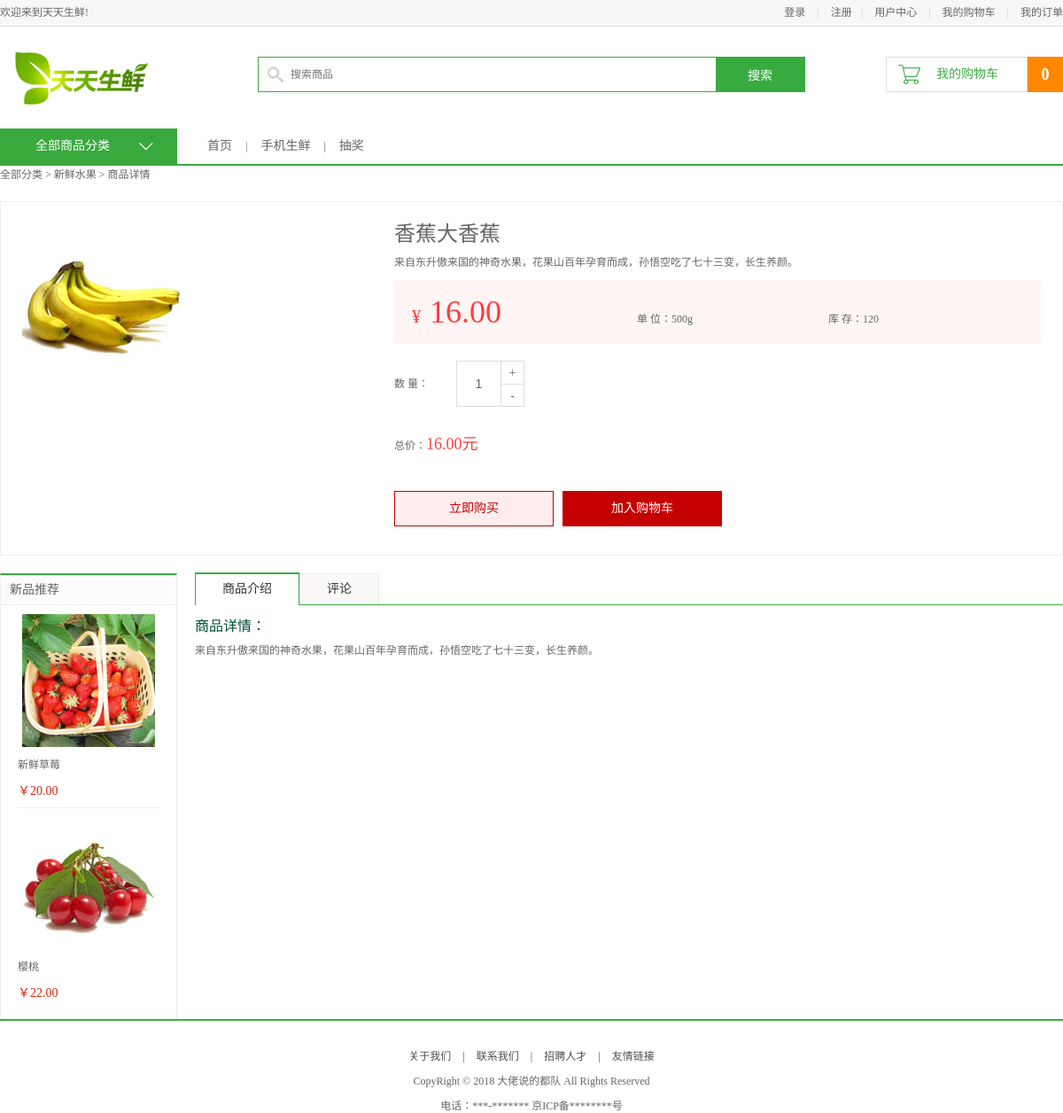
Page /7/ on the committed database.
### apps/df_goods/models.py (models this page shows, shortened)
class TypeInfo(models.Model):
    isDelete = models.BooleanField(default=False)
    ttitle = models.CharField(max_length=20, verbose_name="分类")
    class Meta:
        verbose_name = "商品类型"
        verbose_name_plural = verbose_name

class GoodsInfo(models.Model):
    isDelete = models.BooleanField(default=False)  # 逻辑删除
    gtitle = models.CharField(max_length=20, verbose_name="商品名称", unique=True)
    gpic = models.ImageField(upload_to='df_goods', verbose_name="图片路径")
    gprice = models.DecimalField(max_digits=5, decimal_places=2, verbose_name="商品价格")  # 商品价格小数位为两位，整数位为3位
    gunit = models.CharField(max_length=20, default='500g', verbose_name="单位重量")
    gclick = models.IntegerField(verbose_name="点击量")
    gjianjie = models.CharField(max_length=200, verbose_name="简介")
    gkucun = models.IntegerField(verbose_name="库存")
    gcontent = HTMLField(max_length=200, verbose_name="详情")
    gtype = models.ForeignKey(TypeInfo, on_delete=models.CASCADE, verbose_name="分类")  # 外键关联TypeInfo表
    class Meta:
        verbose_name = "商品"
        verbose_name_plural = verbose_name

### apps/df_goods/views.py (the view, shortened to what this page needs)
# urls.py: url('^(\d+)/$', views.detail, name="detail"),
def detail(request, gid):
    good_id = gid
    goods = GoodsInfo.objects.get(pk=int(good_id))
    goods.gclick = goods.gclick + 1  # 商品点击量
    goods.save()
    news = goods.gtype.goodsinfo_set.order_by('-id')[0:2]
    context = {
        'title': goods.gtype.ttitle,
        'guest_cart': 1,
        'cart_num': cart_count(request),
        'goods': goods,
        'news': news,
        'id': good_id,
    }
    response = render(request, 'df_goods/detail.html', context)
    return response

### apps/df_goods/views.py (called while the page is built)
def cart_count(request):
    if 'user_id' in request.session:
        return CartInfo.objects.filter(user_id=request.session['user_id']).count
    else:
        return 0

### templates/df_goods/detail.html (shortened to what this page needs)
{% extends 'df_goods/base.html' %}
{% block center_content %}
	<div class="goods_detail_con clearfix">
		<div class="goods_detail_pic fl"><img src="/static/{{ goods.gpic }}"></div>
		<div class="goods_detail_list fr">
			<h3>{{ goods.gtitle }}</h3>
			<p>{{ goods.gjianjie }}</p>
			<div class="prize_bar">
				<span class="show_pirze">¥<em id="gprice">{{ goods.gprice }}</em></span>
				<span class="show_unit">单  位：{{ goods.gunit }}</span>
				<span class="show_unit">库  存：<span class="goods_kucun">{{ goods.gkucun }}</span></span>
			</div>
			<div class="goods_num clearfix">
				<div class="num_name fl">数 量：</div>
				<div class="num_add fl">
					<input type="text" class="num_show fl" value="1">
					<a href="javascript:plus();" class="add fr">+</a>
					<a href="javascript:minus();" class="minus fr">-</a>
				</div>
			</div>
			<div class="total">总价：<em id="gtotal">{{ goods.gprice }}元</em></div>
			<div class="operate_btn">
                {% if request.session.user_name|default:'' != '' %}
                    <a href="javascript:;" class="buy_btn" id="buy_now">立即购买</a>
                {% else %}
                    <a href="{% url "df_user:login" %}" class="buy_btn">立即购买</a>
                {% endif %}
                {% if request.session.user_name|default:'' != '' %}
                    <a href="javascript:;" class="add_cart" id="add_cart">加入购物车</a>
                {% else %}
                    <a href="{% url "df_user:login" %}" class="add_cart" id="add_cart">加入购物车</a>
                {% endif %}
			</div>
		</div>
	</div>
	<div class="main_wrap clearfix">
		<div class="l_wrap fl clearfix">
			<div class="new_goods">
				<h3>新品推荐</h3>
				<ul>
                    {% for goods in news %}
					<li>
						<a href="/{{ goods.id }}"><img src="/static/{{ goods.gpic }}"></a>
						<h4><a href="#">{{ goods.gtitle }}</a></h4>
						<div class="prize">￥{{ goods.gprice }}</div>
					</li>
                    {%  endfor %}
                </ul>
			</div>
		</div>
		<div class="r_wrap fr clearfix">
			<ul class="detail_tab clearfix">
				<li class="active">商品介绍</li>
				<li>评论</li>
			</ul>
			<div class="tab_content">
				<dl>
					<dt>商品详情：</dt>
					<dd>{{ goods.gcontent|safe }}</dd>
				</dl>
			</div>
		</div>
	</div>
{% endblock center_content %}

### templates/df_goods/base.html (shortened to what this page needs)
{% extends 'base.html' %}
{% block center_body %}
    <div class="navbar_con">
		<div class="navbar clearfix">
			<div class="subnav_con fl">
				<h1>全部商品分类</h1>
				<span></span>
			</div>
			<ul class="navlist fl">
				<li><a href="{% url "df_goods:index" %}">首页</a></li>
				<li class="interval">|</li>
				<li><a href="">手机生鲜</a></li>
				<li class="interval">|</li>
				<li><a href="">抽奖</a></li>
			</ul>
		</div>
	</div>
	<div class="breadcrumb">
		全部分类 > {{ title }}
		{% if id|default:' ' != ' ' %}
        > 商品详情
		{% endif %}
	</div>
{% block center_content %}
{% endblock center_content %}
{% endblock center_body %}

### static/css/main.css (style rules this page uses)
body { font-family:'Microsoft Yahei';font-size:12px;color:#666; }
html,body { height:100% }
.navbar_con { height:40px;border-bottom:2px solid #39a93e }
.navbar { width:1200px;margin:0 auto; }
.navbar h1 { width:200px;height:40px;line-height:40px;text-align: center;font-size:14px;color:#fff;background-color:#39a93e; }
.navbar .subnav_con { width:200px;height:40px;background-color:#39a93e;position:relative;cursor:pointer; }
.navbar .subnav_con h1 { position:absolute;left:0;top:0;text-align:left;text-indent:40px }
.navbar .subnav_con span { display:block;width:16px;height:9px;background:url(../images/down.png) no-repeat;position:absolute;right:27px;top:16px;transition:all 300ms ease-in; }
.navlist { margin-left:34px; }
.navlist li { height:40px;float:left;line-height:40px; }
.navlist li a { color:#666;font-size:14px }
.navlist .interval { margin:0 15px; }
.breadcrumb { width:1200px;height:40px;margin:0 auto; }
.main_wrap { width:1200px;margin:0 auto; }
.l_wrap { width:200px; }
.r_wrap { width:980px; }
.new_goods { border:1px solid #ededed; border-top:2px solid #37ab40; padding-bottom:10px; }
.new_goods h3 { height:33px;line-height:33px;background-color:#fcfcfc;border-bottom:1px solid #ededed;font-size:14px;font-weight:normal;text-indent:10px; }
.new_goods ul { width:160px;margin:0 auto;overflow:hidden; }
.new_goods li { border-bottom:1px solid #ededed;margin-bottom:-1px; }
.new_goods li img { display:block;width:150px;height:150px;margin:10px auto; }
.new_goods li h4 { width:160px;margin:0 auto; }
.new_goods li h4 a { font-weight:normal;color:#666;display:block;width:160px;overflow:hidden;white-space:nowrap;text-overflow:ellipsis; }
.new_goods li .prize { font-size:14px;color:#da260e;margin:10px auto; }
.goods_detail_con { width:1198px; height:398px; border:1px solid #ededed; margin:0 auto 20px; }
.goods_detail_pic { width:350px;height:350px;margin:24px 0 0 24px; }
.goods_detail_list { width:730px;height:350px;margin:24px 24px 0 0; }
.goods_detail_list h3 { font-size:24px;line-height:24px;color:#666;font-weight:normal; }
.goods_detail_list p { color:#666;line-height:40px; }
.prize_bar { height:72px;background-color:#fff5f5;line-height:72px; }
.prize_bar .show_pirze { font-size:20px;color:#ff3e3e;padding-left:20px }
.prize_bar .show_pirze em { font-style:normal;font-size:36px;padding-left:10px }
.prize_bar .show_unit { padding-left:150px }
.goods_num { height:52px;margin-top:19px; }
.goods_num .num_name { width:70px;height:52px;line-height:52px; }
.goods_num .num_add { width:75px;height:50px;border:1px solid #dddddd }
.goods_num .num_add input { width:49px;height:50px;text-align:center;line-height:50px;border:0px;outline:none;font-size:14px;color:#666 }
.goods_num .num_add .add,.goods_num .num_add .minus { width:25px;line-height:25px;text-align:center;border-left:1px solid #ddd;border-bottom:1px solid #ddd;color:#666;font-size:14px }
.goods_num .num_add .minus { border-bottom:0px }
.total { height:35px;line-height:35px;margin-top:25px; }
.total em { font-style:normal;color:#ff3e3e;font-size:18px }
.operate_btn { height:40px;margin-top:35px;font-size:0;position:relative; }
.operate_btn .buy_btn,.operate_btn .add_cart { display:inline-block;width:178px;height:38px;border:1px solid #c40000;font-size:14px;color:#c40000;line-height:38px;text-align:center;background-color:#ffeded; }
.operate_btn .add_cart { background-color:#c40000;color:#fff;margin-left:10px;position:relative;z-index:10; }
.detail_tab { height:35px; border-bottom:1px solid #37ab40 }
.detail_tab li { height:34px;line-height:34px;padding:0 30px;font-size:14px;color:#333333;float:left;border:1px solid #e8e8e8;border-bottom:0px;cursor:pointer;background-color:#faf8f8 }
.detail_tab li.active { border-top:2px solid #37ab40;position:relative;background-color:#fff;border-left:1px solid #37ab40;border-right:1px solid #37ab40;top:-1px;height:35px; }
.tab_content dt { margin-top:10px;font-size:16px;color:#044d39 }
.tab_content dd { line-height:24px;margin-top:5px; }

### rows in the picture
TypeInfo: ttitle "新鲜水果"
GoodsInfo: gpic (picture), gtitle "香蕉大香蕉", gjianjie "来自东升傲来国的神奇水果，花果山百年孕育而成，孙悟空吃了七十三变，长生养颜。", gprice "16.00", gunit "500g", gkucun "120", gcontent "来自东升傲来国的神奇水果，花果山百年孕育而成，孙悟空吃了七十三变，长生养颜。"
GoodsInfo: gpic (picture), gtitle "新鲜草莓", gprice "20.00"
GoodsInfo: gpic (picture), gtitle "樱桃", gprice "22.00"

### other values in the picture
{{ cart_num }} "0"
